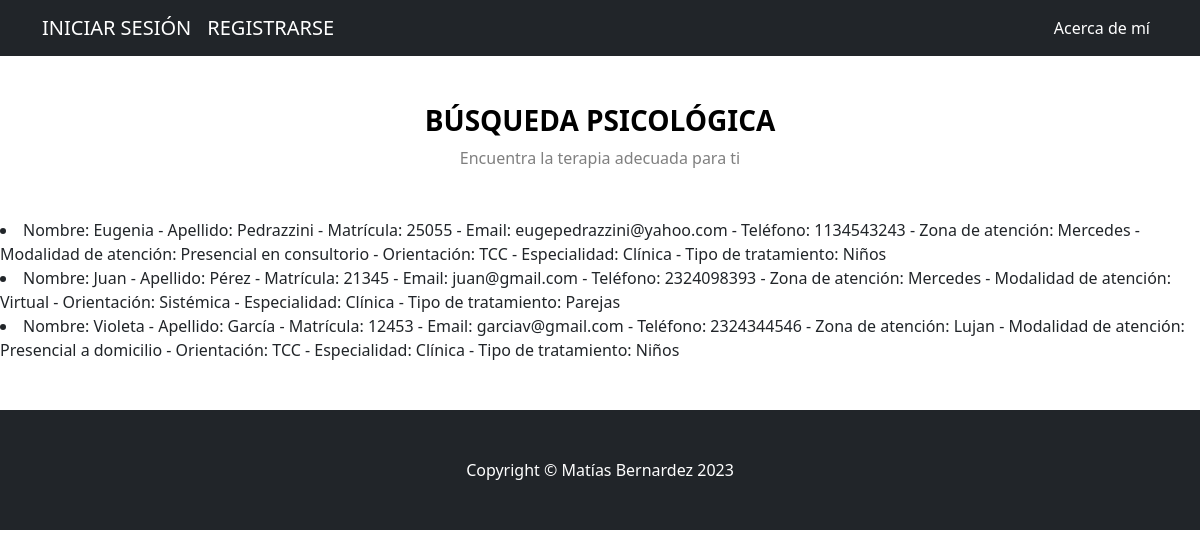
Screenshot of /AppBlog/leerPsicologos with the database file from the repository.
### AppBlog/models.py (models this page shows)
class Psicologo(models.Model):
    nombre = models.CharField(max_length=40)
    apellido = models.CharField(max_length=40)
    matricula = models.IntegerField()
    email = models.EmailField()
    telefono = models.IntegerField()
    zonaatencion = models.CharField(max_length=40)
    modalidadatencion = models.CharField(max_length=40)
    orientacion = models.CharField(max_length=40)
    especialidad = models.CharField(max_length=40)
    tipotratamiento = models.CharField(max_length=40)
    def __str__(self):
        return f"Nombre: {self.nombre} - Apellido: {self.apellido} - Matrícula: {self.matricula} - Email: {self.email} - Teléfono: {self.telefono} - Zona de atención: {self.zonaatencion} - Modalidad de atención: {self.modalidadatencion} - Orientación: {self.orientacion} - Especialidad: {self.especialidad} - Tipo de tratamiento: {self.tipotratamiento}"

### AppBlog/views.py (the view)
# urls.py: path('leerPsicologos', views.leerPsicologos, name="leerPsicologos"),
def leerPsicologos(request):
    psicologos = Psicologo.objects.all()
    contexto = {"psicologos":psicologos}
    return render(request, "AppBlog/leerPsicologos.html", contexto)

### AppBlog/templates/AppBlog/leerPsicologos.html
{% extends "AppBlog/padre.html" %}
{% load static %}
{% block contenidoQueCambia %}
{% for p in psicologos %}
<li>{{p}}</li>
{% endfor %}
<br>
<br>
{% endblock %}

### rows the page displays
Psicologo: nombre+apellido+matricula "Nombre: Eugenia - Apellido: Pedrazzini - Matrícula: 25055 - Email: eugepedrazzini@yahoo.com - Teléfono: 1134543243 - Zona de atención: Mercedes - Modalidad de atención: Presencial en consultorio - Orientación: TCC - Especialidad: Clínica - Tipo de tratamiento: Niños"
Psicologo: nombre+apellido+matricula "Nombre: Juan - Apellido: Pérez - Matrícula: 21345 - Email: juan@gmail.com - Teléfono: 2324098393 - Zona de atención: Mercedes - Modalidad de atención: Virtual - Orientación: Sistémica - Especialidad: Clínica - Tipo de tratamiento: Parejas"
Psicologo: nombre+apellido+matricula "Nombre: Violeta - Apellido: García - Matrícula: 12453 - Email: garciav@gmail.com - Teléfono: 2324344546 - Zona de atención: Lujan - Modalidad de atención: Presencial a domicilio - Orientación: TCC - Especialidad: Clínica - Tipo de tratamiento: Niños"
